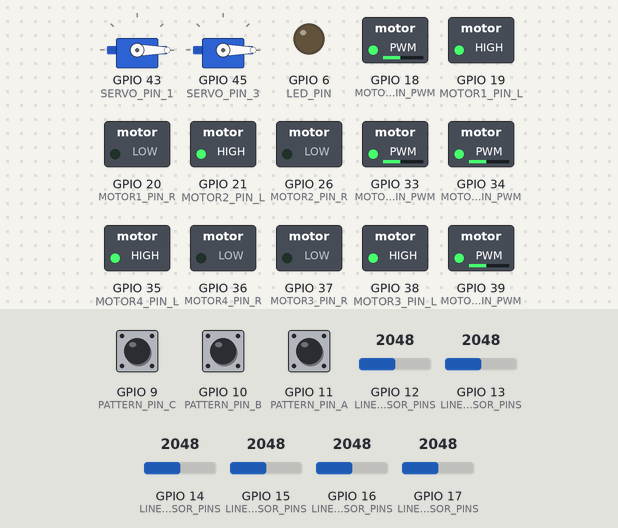
A program run on a simulated ESP32-S2. Parts: 2 × servo, switched loads named in the program (green lamp = pin HIGH), output pins drawn as LEDs (lit = HIGH). Inputs (shaded band) come from the test bench; at power-on: GPIO 9 (PATTERN_PIN_C) HIGH, GPIO 13 (LINE_SENSOR_PINS) = 2048, GPIO 15 (LINE_SENSOR_PINS) = 2048, GPIO 17 (LINE_SENSOR_PINS) = 2048, GPIO 14 (LINE_SENSOR_PINS) = 2048, GPIO 10 (PATTERN_PIN_B) HIGH, GPIO 11 (PATTERN_PIN_A) HIGH, GPIO 12 (LINE_SENSOR_PINS) = 2048, GPIO 16 (LINE_SENSOR_PINS) = 2048. The audio player accepts every command and is not drawn.

Above: at 2.2 s.
2.3 s: GPIO 9 (PATTERN_PIN_C) pulled LOW for 1 s
At 4.0 s:
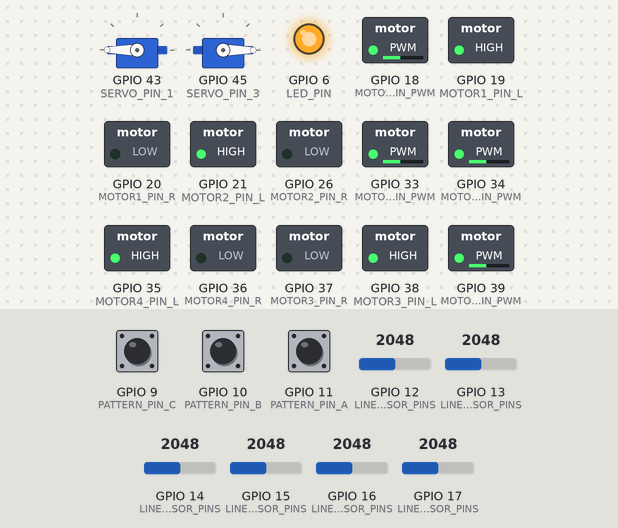
5.3 s: GPIO 13 (LINE_SENSOR_PINS) set to 2440
At 6.5 s:
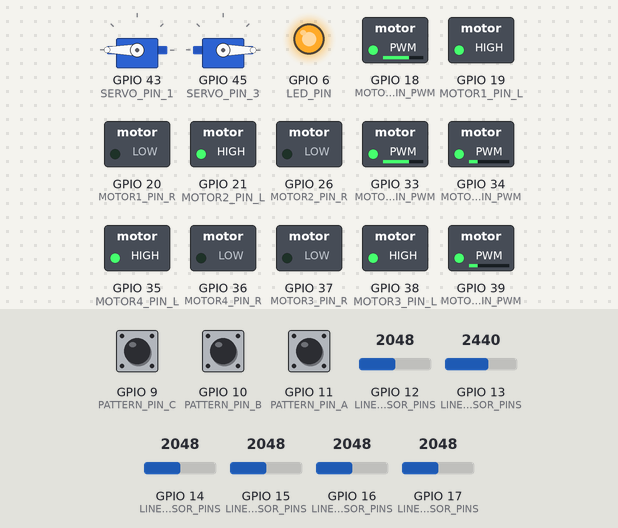
6.8 s: GPIO 15 (LINE_SENSOR_PINS) set to 2440
At 7.7 s:
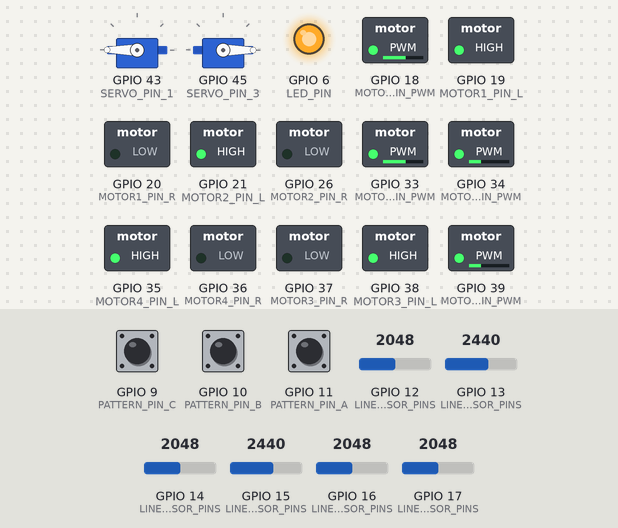
8.3 s: GPIO 17 (LINE_SENSOR_PINS) set to 2440
At 8.9 s:
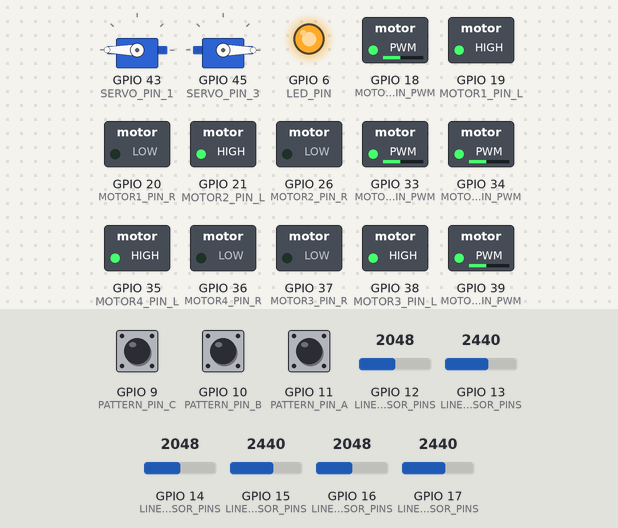
9.8 s: GPIO 13 (LINE_SENSOR_PINS) set to 1228
At 11.2 s:
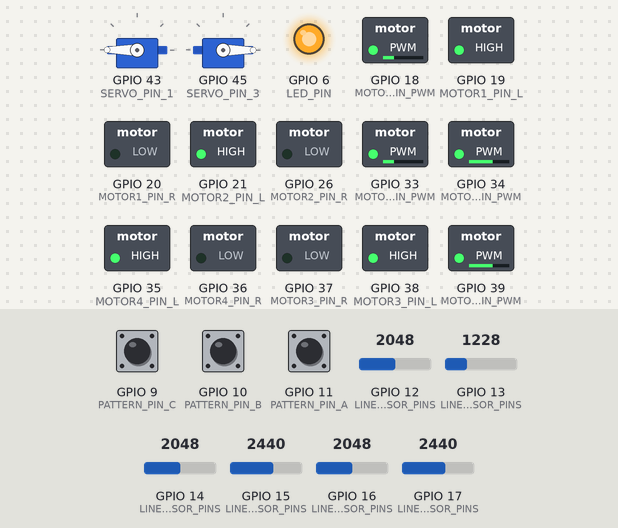
11.5 s: GPIO 14 (LINE_SENSOR_PINS) set to 1931
At 12.2 s:
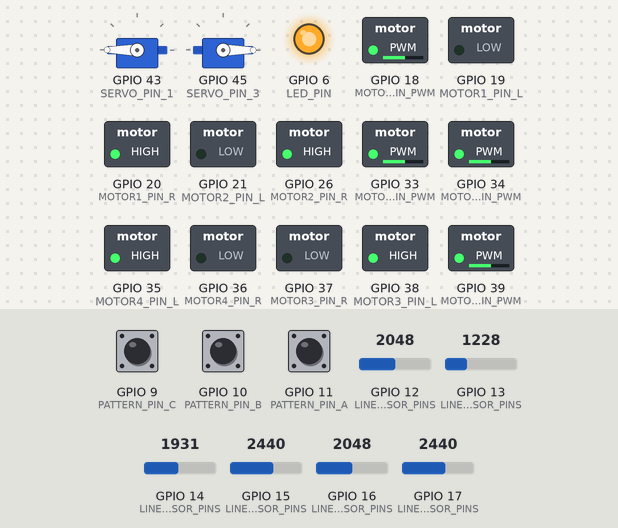
Timing chart, 0 to 14.4 s (numbered marks = the images above; inputs shaded):
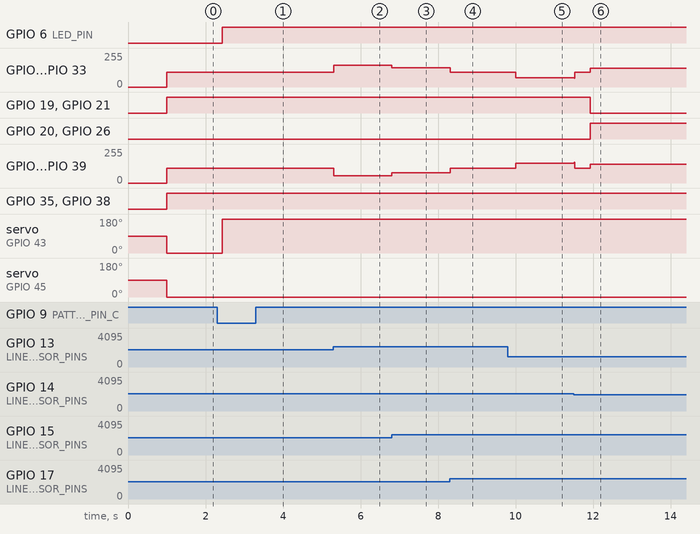

Measured:
- the behaviour switches between 2001 and 2000 on GPIO 14 (LINE_SENSOR_PINS) (found by bisection; images 5 and 6)
- after the input at 2.3 s, GPIO 6 (LED_PIN): LOW → HIGH after 0.13 s; servo on GPIO 43 (SERVO_PIN_1): 0° → 180° after 0.13 s
- after the input at 5.3 s, GPIO 18 (MOTOR1_PIN_PWM), GPIO 33 (MOTOR2_PIN_PWM): 110/255 → 165/255 at once; GPIO 34 (MOTOR4_PIN_PWM), GPIO 39 (MOTOR3_PIN_PWM): 110/255 → 55/255 at once
- after the input at 6.8 s, GPIO 18 (MOTOR1_PIN_PWM), GPIO 33 (MOTOR2_PIN_PWM): 165/255 → 144/255 at once; GPIO 34 (MOTOR4_PIN_PWM), GPIO 39 (MOTOR3_PIN_PWM): 55/255 → 76/255 at once
- after the input at 8.3 s, GPIO 18 (MOTOR1_PIN_PWM), GPIO 33 (MOTOR2_PIN_PWM): 144/255 → 110/255 at once; GPIO 34 (MOTOR4_PIN_PWM), GPIO 39 (MOTOR3_PIN_PWM): 76/255 → 110/255 at once
- after the input at 9.8 s, GPIO 18 (MOTOR1_PIN_PWM), GPIO 33 (MOTOR2_PIN_PWM): 110/255 → 70/255 after 0.21 s; GPIO 34 (MOTOR4_PIN_PWM), GPIO 39 (MOTOR3_PIN_PWM): 110/255 → 150/255 after 0.21 s
- after the input at 11.5 s, GPIO 18 (MOTOR1_PIN_PWM): 70/255 → 110/255 at once, → 140/255 0.42 s later; GPIO 19 (MOTOR1_PIN_L): HIGH → LOW after 0.43 s

The program:

main.cpp
```cpp
#include <Arduino.h>
#include <cmath>
#include "DFRobotDFPlayerMini.h"
#include "HardwareSerial.h"

#include "config.h"
#include "debug.h"
#include "intersections.h"
#include "motors.h"
#include "pattern.h"
#include "sensors.h"
#include "servo_wrapper.h"

static float lastError = 0.0f;

const int *sensor_pins = Config::LINE_SENSOR_PINS;

const int minServoPulseWidth = 500;  // マイクロ秒単位
const int maxServoPulseWidth = 2400; // マイクロ秒単位

Motors motors(Config::MOTOR1_PIN_L, Config::MOTOR1_PIN_R, Config::MOTOR1_PIN_PWM,
              Config::MOTOR2_PIN_L, Config::MOTOR2_PIN_R, Config::MOTOR2_PIN_PWM,
              Config::MOTOR3_PIN_L, Config::MOTOR3_PIN_R, Config::MOTOR3_PIN_PWM,
              Config::MOTOR4_PIN_L, Config::MOTOR4_PIN_R, Config::MOTOR4_PIN_PWM);
Sensors sensors(sensor_pins,
                Config::LINE_SENSOR_COUNT,
                Config::LINE_ACTIVE_SENSOR_OFFSET,
                Config::LINE_ACTIVE_SENSOR_COUNT);
Pattern pattern(Config::PATTERN_PIN_A, Config::PATTERN_PIN_B, Config::PATTERN_PIN_C, Config::PATTERN_STABLE_COUNT);
Intersections intersections(sensors, motors);

ServoWrapper servo_arm;
ServoWrapper servo_hand;
HardwareSerial mp3Serial(1); // UART1
DFRobotDFPlayerMini mp3;

long start_time = 0;
long cross_start_time = 0; // Start time for current crossCount
int crossCount = 0;
bool fryingPanReleased = false;
int unsigned long lastCrossTime = 0;
const unsigned long CROSS_COOLDOWN_MS = 1000; // 1秒間のクールダウン

struct CrossAction
{
    int servo_arm_angle;
    int servo_hand_angle;
    int soundIndex;
    int ledState; // 1 = ON, 0 = OFF
};

const CrossAction crossActions[] = {
    {180, 0, -1, 1}, // 0 初期状態
    {180, 0, -1, 1}, // 1 A->B
    {180, 0, 1, 1},  // 2 B -> B'
    {5, 0, -1, 1},   // 3 B' -> C -> A'
    {5, 180, -1, 0}, // 4 A' -> A
    {5, 180, -1, 0},
    {5, 180, -1, 0},
    {5, 180, -1, 0},
};

const int crossActionsCount = sizeof(crossActions) / sizeof(crossActions[0]);

void handleCrossByCount(int count)
{
    int index = count;
    if (index < 0 || index == 0)
    {
        index = 0;
    }
    if (index >= crossActionsCount)
    {
        index = crossActionsCount - 1;
    }
    if (index == 0)
    {
        start_time = millis();
    }
    if (index >= 2 && index <= 4)
    {
        cross_start_time = millis();
    }

    const CrossAction &action = crossActions[index];

    motors.set(0, 0);
    Debug::print("CROSS_COUNT=");
    Debug::println(count);

    if (action.soundIndex != -1)
    {
        mp3.play(action.soundIndex);
    }

    // LED control based on action
    if (action.ledState == 1)
    {
        digitalWrite(Config::LED_PIN, HIGH);
    }
    else
    {
        digitalWrite(Config::LED_PIN, LOW);
    }

    servo_arm.write(action.servo_arm_angle);
    servo_hand.write(action.servo_hand_angle);
}

void handlePattern(int detectedPattern)
{
    switch (detectedPattern)
    {
    case 1:
        crossCount = 0;
        fryingPanReleased = false;
        Debug::println("ForceReset: CrossCount -> 0");
        handleCrossByCount(crossCount);
        break;
    case 2:
        crossCount = 1;
        fryingPanReleased = false;
        Debug::println("ForceSet: CrossCount -> 1");
        handleCrossByCount(crossCount);
        break;
    case 3:
        crossCount = 2;
        fryingPanReleased = false;
        Debug::println("ForceSet: CrossCount -> 2");
        handleCrossByCount(crossCount);
        break;
    case 4:
        crossCount = 3;
        fryingPanReleased = false;
        Debug::println("ForceSet: CrossCount -> 3");
        handleCrossByCount(crossCount);
        break;
    case 5:
        crossCount = 4;
        fryingPanReleased = true;
        Debug::println("ForceSet: CrossCount -> 4");
        handleCrossByCount(crossCount);
        break;
    case 6:
        servo_hand.set(180, 0, 5000);
        break;
    case 7:
        Debug::println("PATTERN_7: All pins detected");
        break;
    default:
        break;
    }
}

void setup()
{
    Debug::begin(115200);
    Debug::setSensors(&sensors);
    pinMode(Config::LED_PIN, OUTPUT);
    digitalWrite(Config::LED_PIN, LOW);
    pattern.setup();
    motors.setup();
    sensors.setup();
    mp3Serial.begin(9600, SERIAL_8N1, 7, 8);
    servo_arm.setPeriodHertz(50);
    servo_arm.attach(Config::SERVO_PIN_1, minServoPulseWidth, maxServoPulseWidth);
    servo_hand.setPeriodHertz(50);
    servo_hand.attach(Config::SERVO_PIN_3, minServoPulseWidth, maxServoPulseWidth);

    while (!mp3.begin(mp3Serial))
    {
        Debug::println("MP3 Player not found, retrying...");
        delay(1000);
    }

    // wait a moment
    delay(500);

    // initialize servos to 0 degree
    servo_arm.write(0);
    servo_hand.write(0);
}

void loop()
{
    pattern.updateDetection();

    intersections.updateFlags();
    Debug::sensorStates(lastError);
    // Debug::printSensorRaw();

    Intersections::DetectionType detection = intersections.consumeDetection();

    switch (detection)
    {
    case Intersections::CROSS:
    {
        Debug::println("CROSS_DETECTED");
        unsigned long currentTime = millis();
        if (currentTime - lastCrossTime >= CROSS_COOLDOWN_MS)
        {
            crossCount++;
            lastCrossTime = currentTime;
            handleCrossByCount(crossCount);
            motors.set(Config::LINE_BASE_SPEED, Config::LINE_BASE_SPEED);
            delay(Config::LEFT_TURN_STABILIZE_MS);
        }
        return;
    }

    case Intersections::LEFT_T:
        Debug::println("LEFT_T");

        intersections.turnLeftUntilLine(lastError);
        break;

    case Intersections::ALL_ACTIVE:
        Debug::println("ALL_ACTIVE_LEFT");
        if (!fryingPanReleased)
        {
            fryingPanReleased = true;
            motors.set(0, 0);
            servo_hand.set(180, 0, 5000);
            unsigned long startTime = millis();
            while (millis() - startTime < 5000)
            {
                servo_hand.applyWrite();
                delay(5);
            }
        }
        intersections.turnLeftUntilLine(lastError);
        break;

    case Intersections::NONE:
    default:
        break;
    }

    float error = sensors.readLineError(lastError);
    float diff = error - lastError;
    lastError = error;

    int correction = (int)(Config::LINE_KP * error + Config::LINE_KD * diff);
    int leftSpeed = Config::LINE_BASE_SPEED + correction;
    int rightSpeed = Config::LINE_BASE_SPEED - correction;

    motors.set(leftSpeed, rightSpeed);

    if (pattern.hasDetected())
    {
        int detectedPattern = pattern.consumeDetected();
        handlePattern(detectedPattern);
    }

    // Apply servo_arm shake effect for crossCount == 3 within 10 seconds
    if (crossCount == 3 && (millis() - cross_start_time < 5 * 1000))
    {
        motors.set(0, 0);
        unsigned long elapsed = millis() - cross_start_time;
        float cycle = (elapsed % 1000) / 1000.0f; // 0-1 cycle over 1 second
        float shakeAngle = 180 + 30 * sin(2.0f * M_PI * cycle);
        servo_arm.write((int)shakeAngle);
        servo_arm.applyWrite();
        delay(5);
        return;
    }
    // Rotate servo_arm from 180 to 5 over 1 second with sin curve after 10 seconds when crossCount == 3
    if (crossCount == 3 && (millis() - cross_start_time >= 5 * 1000) && (millis() - cross_start_time < 6 * 1000))
    {
        motors.set(0, 0);
        unsigned long elapsed = millis() - cross_start_time - 5000;
        float progress = elapsed / 1000.0f; // 0-1 over 1 second
        // Use sin curve for smooth rotation (easing-out effect)
        float smoothProgress = sin(progress * M_PI / 2.0f);
        float rotationAngle = 180 + (5 - 180) * smoothProgress;
        servo_arm.write((int)rotationAngle);
        servo_arm.applyWrite();
        delay(5);
        return;
    }

    while (
        (crossCount == 4 && millis() - start_time < 1000 * (60 * 2 + 20) && millis() - cross_start_time > 1000 * 10) ||
        (crossCount == 2 && millis() - cross_start_time > 1000 * 15 && millis() - cross_start_time < 1000 * 32))
    {

        pattern.updateDetection();
        motors.set(0, 0);
        if (pattern.hasDetected())
        {
            int detectedPattern = pattern.consumeDetected();
            handlePattern(detectedPattern);
        }
        delay(5);
    }
    // サーボの更新を適用
    servo_arm.applyWrite();
    servo_hand.applyWrite();

    delay(5);
}
```

debug.h
```cpp
#pragma once

class Sensors;

class Debug
{
public:
    static void begin(unsigned long baud);
    static void setSensors(Sensors *sensors);
    static void sensorStates(float lastError);
    static void printSensorRaw();
    static void print(const char *str);
    static void print(int value);
    static void print(float value, int decimals = 2);
    static void println(const char *str);
    static void println(int value);
    static void println(float value, int decimals = 2);
    static void println();
};
```

intersections.h
```cpp
#pragma once

class Sensors;
class Motors;

class Intersections
{
public:
    enum DetectionType
    {
        NONE,
        CROSS,
        LEFT_T,
        ALL_ACTIVE
    };

private:
    Sensors &sensors;
    Motors &motors;
    bool crossDetected;
    bool leftTDetected;
    bool allActiveDetected;
    bool allActiveTurnLeft;
    int leftTCount;
    int allActiveCount;
    unsigned long allActiveDetectedMs;
    // CROSS検知用: 各センサー検知時刻
    unsigned long crossSensorFlags[6];

public:
    Intersections(Sensors &s, Motors &m);
    void updateFlags();
    DetectionType consumeDetection();
    void turnLeftUntilLine(float &lastError);
};
```

motors.h
```cpp
#pragma once

class Motor
{
private:
    int pinL, pinR, pinPwm;

public:
    Motor(int l, int r, int pwm);
    void setup();
    void run(int speed);
};

class Motors
{
private:
    Motor m1, m2, m3, m4;

public:
    Motors();
    Motors(int m1l, int m1r, int m1p,
           int m2l, int m2r, int m2p,
           int m3l, int m3r, int m3p,
           int m4l, int m4r, int m4p);
    void setup();
    void set(int leftSpeed, int rightSpeed);
};
```

pattern.h
```cpp
#pragma once

class Pattern
{
private:
    int pin10, pin11, pin12;
    int confirmCount;
    int currentPattern;
    int lastPattern;
    int patternCount;
    int detectedPattern;

    int readPins();

public:
    Pattern(int p10, int p11, int p12, int confirm);
    void setup();
    void updateDetection();
    bool hasDetected();
    int consumeDetected();
};
```

sensors.h
```cpp
#pragma once

class Sensors
{
private:
    const int *sensorPins;
    int sensorCount;
    int activeSensorCount;
    int activeOffset;

public:
    Sensors(const int *pins, int count, int activeOffset, int activeCount);
    void setup();
    int getSensorCount() const;
    int getActiveSensorCount() const;
    int readRaw(int index);
    int readActiveRaw(int index);
    bool isLineDetectedByIndex(int index);
    bool isActiveLineDetected(int index);
    float readLineError(float lastError);
};
```

servo_wrapper.h
```cpp
#pragma once

#include "config.h"

#if ENABLE_SERVO
#include "ESP32Servo.h"

class ServoWrapper
{
private:
    Servo servo;
    int targetAngle;

    // タイマー制御用
    bool isTimedMode;
    unsigned long startTime;
    unsigned long duration;
    int secondAngle;

public:
    ServoWrapper();
    void setPeriodHertz(int hertz);
    void attach(int pin, int minPulseWidth, int maxPulseWidth);
    void write(int angle);
    void set(int angle1, int angle2, unsigned long durationMs);
    void applyWrite();
};
#else
class ServoWrapper
{
public:
    ServoWrapper() = default;
    void setPeriodHertz(int) {}
    void attach(int, int, int) {}
    void write(int) {}
    void set(int, int, unsigned long) {}
    void applyWrite() {}
};
#endif
```

debug.cpp
```cpp
#include <Arduino.h>
#include "config.h"
#include "debug.h"
#include "sensors.h"

static unsigned long lastSensorPrintMs = 0;
static Sensors *globalSensors = nullptr;

// Debugクラスの実装
void Debug::begin(unsigned long baud)
{
#if ENABLE_SENSOR_PRINT
    Serial.begin(baud);
#else
    (void)baud;
#endif
}

void Debug::setSensors(Sensors *sensors)
{
    globalSensors = sensors;
}

void Debug::print(const char *str)
{
#if ENABLE_SENSOR_PRINT
    Serial.print(str);
#else
    (void)str;
#endif
}

void Debug::print(int value)
{
#if ENABLE_SENSOR_PRINT
    Serial.print(value);
#else
    (void)value;
#endif
}

void Debug::print(float value, int decimals)
{
#if ENABLE_SENSOR_PRINT
    Serial.print(value, decimals);
#else
    (void)value;
    (void)decimals;
#endif
}

void Debug::println(const char *str)
{
#if ENABLE_SENSOR_PRINT
    Serial.println(str);
#else
    (void)str;
#endif
}

void Debug::println(int value)
{
#if ENABLE_SENSOR_PRINT
    Serial.println(value);
#else
    (void)value;
#endif
}

void Debug::println(float value, int decimals)
{
#if ENABLE_SENSOR_PRINT
    Serial.println(value, decimals);
#else
    (void)value;
    (void)decimals;
#endif
}

void Debug::println()
{
#if ENABLE_SENSOR_PRINT
    Serial.println();
#endif
}

void Debug::sensorStates(float lastError)
{
    if (!globalSensors)
    {
        return;
    }

    unsigned long now = millis();
    if (now - lastSensorPrintMs < Config::DEBUG_SENSOR_PRINT_INTERVAL_MS)
    {
        return;
    }
    lastSensorPrintMs = now;

    int count = globalSensors->getSensorCount();
    for (int i = 0; i < count; i++)
    {
        int state = globalSensors->isLineDetectedByIndex(i) ? 1 : 0;
        Debug::print(state);
    }
    Debug::print(" E:");
    Debug::println(lastError, 2);
}

void Debug::printSensorRaw()
{
    if (!globalSensors)
    {
        return;
    }

    int count = globalSensors->getSensorCount();
    for (int i = 0; i < count; i++)
    {
        if (i > 0)
        {
            Debug::print(",");
        }
        Debug::print(globalSensors->readRaw(i));
    }
    Debug::println();
}
```

motors.cpp
```cpp
#include <Arduino.h>
#include "config.h"
#include "motors.h"

// Motor クラスの実装
Motor::Motor(int l, int r, int pwm) : pinL(l), pinR(r), pinPwm(pwm) {}

void Motor::setup()
{
    pinMode(pinL, OUTPUT);
    pinMode(pinR, OUTPUT);
    pinMode(pinPwm, OUTPUT);
}

void Motor::run(int speed)
{
    speed = constrain(speed, -255, 255);
    if (speed >= 0)
    {
        digitalWrite(pinL, HIGH);
        digitalWrite(pinR, LOW);
        analogWrite(pinPwm, speed);
    }
    else
    {
        digitalWrite(pinL, LOW);
        digitalWrite(pinR, HIGH);
        analogWrite(pinPwm, -speed);
    }
}

// Motors クラスの実装
Motors::Motors()
    : m1(Config::MOTOR1_PIN_L, Config::MOTOR1_PIN_R, Config::MOTOR1_PIN_PWM),
      m2(Config::MOTOR2_PIN_L, Config::MOTOR2_PIN_R, Config::MOTOR2_PIN_PWM),
      m3(Config::MOTOR3_PIN_L, Config::MOTOR3_PIN_R, Config::MOTOR3_PIN_PWM),
      m4(Config::MOTOR4_PIN_L, Config::MOTOR4_PIN_R, Config::MOTOR4_PIN_PWM)
{
}

Motors::Motors(int m1l, int m1r, int m1p,
               int m2l, int m2r, int m2p,
               int m3l, int m3r, int m3p,
               int m4l, int m4r, int m4p)
    : m1(m1l, m1r, m1p),
      m2(m2l, m2r, m2p),
      m3(m3l, m3r, m3p),
      m4(m4l, m4r, m4p)
{
}

void Motors::setup()
{
    m1.setup();
    m2.setup();
    m3.setup();
    m4.setup();
}

void Motors::set(int leftSpeed, int rightSpeed)
{
    leftSpeed = constrain(leftSpeed, -Config::MOTOR_MAX_SPEED, Config::MOTOR_MAX_SPEED);
    rightSpeed = constrain(rightSpeed, -Config::MOTOR_MAX_SPEED, Config::MOTOR_MAX_SPEED);

    m1.run(leftSpeed);
    m2.run(leftSpeed);
    m3.run(rightSpeed);
    m4.run(rightSpeed);
}
```

pattern.cpp
```cpp
#include <Arduino.h>
#include "config.h"
#include "debug.h"
#include "pattern.h"

Pattern::Pattern(int p10, int p11, int p12, int confirm)
    : pin10(p10), pin11(p11), pin12(p12), confirmCount(confirm),
      currentPattern(0), lastPattern(0), patternCount(0), detectedPattern(0)
{
}

int Pattern::readPins()
{
    int p10 = digitalRead(pin10) == LOW ? 1 : 0;
    int p11 = digitalRead(pin11) == LOW ? 1 : 0;
    int p12 = digitalRead(pin12) == LOW ? 1 : 0;

    int pattern = (p10 << 2) | (p11 << 1) | p12;
    return pattern;
}

void Pattern::setup()
{
    pinMode(pin10, INPUT_PULLUP);
    pinMode(pin11, INPUT_PULLUP);
    pinMode(pin12, INPUT_PULLUP);
}

void Pattern::updateDetection()
{
    currentPattern = readPins();

    if (currentPattern == 0)
    {
        patternCount = 0;
        lastPattern = 0;
        return;
    }

    if (currentPattern == lastPattern)
    {
        patternCount++;

        if (patternCount >= confirmCount)
        {
            if (detectedPattern != currentPattern)
            {
                detectedPattern = currentPattern;
                Debug::print("PATTERN_DETECTED: ");
                Debug::println(detectedPattern);
            }
        }
    }
    else
    {
        lastPattern = currentPattern;
        patternCount = 1;
    }
}

bool Pattern::hasDetected()
{
    return detectedPattern > 0;
}

int Pattern::consumeDetected()
{
    int value = detectedPattern;
    detectedPattern = 0;
    patternCount = 0;
    return value;
}
```

servo_wrapper.cpp
```cpp
#include "servo_wrapper.h"

#if ENABLE_SERVO

ServoWrapper::ServoWrapper()
    : targetAngle(0),
      isTimedMode(false), startTime(0), duration(0), secondAngle(0)
{
}

void ServoWrapper::setPeriodHertz(int hertz)
{
    servo.setPeriodHertz(hertz);
}

void ServoWrapper::attach(int pin, int minPulseWidth, int maxPulseWidth)
{
    servo.attach(pin, minPulseWidth, maxPulseWidth);
}

void ServoWrapper::write(int angle)
{
    targetAngle = angle;
    isTimedMode = false; // 通常のwriteはタイマーモードを解除
}

void ServoWrapper::set(int angle1, int angle2, unsigned long durationMs)
{
    targetAngle = angle1;
    secondAngle = angle2;
    duration = durationMs;
    startTime = millis();
    isTimedMode = true;
}

void ServoWrapper::applyWrite()
{
    // タイマーモードの場合、時間経過をチェック
    if (isTimedMode)
    {
        unsigned long elapsed = millis() - startTime;
        if (elapsed >= duration)
        {
            // 時間経過: 第2角度に切り替え
            targetAngle = secondAngle;
            isTimedMode = false;
        }
    }

    // 常にサーボに書き込み
    servo.write(targetAngle);
}
#endif
```

Source omitted: intersections.cpp (6418 bytes), sensors.cpp (1994 bytes), config.h (2381 bytes)
